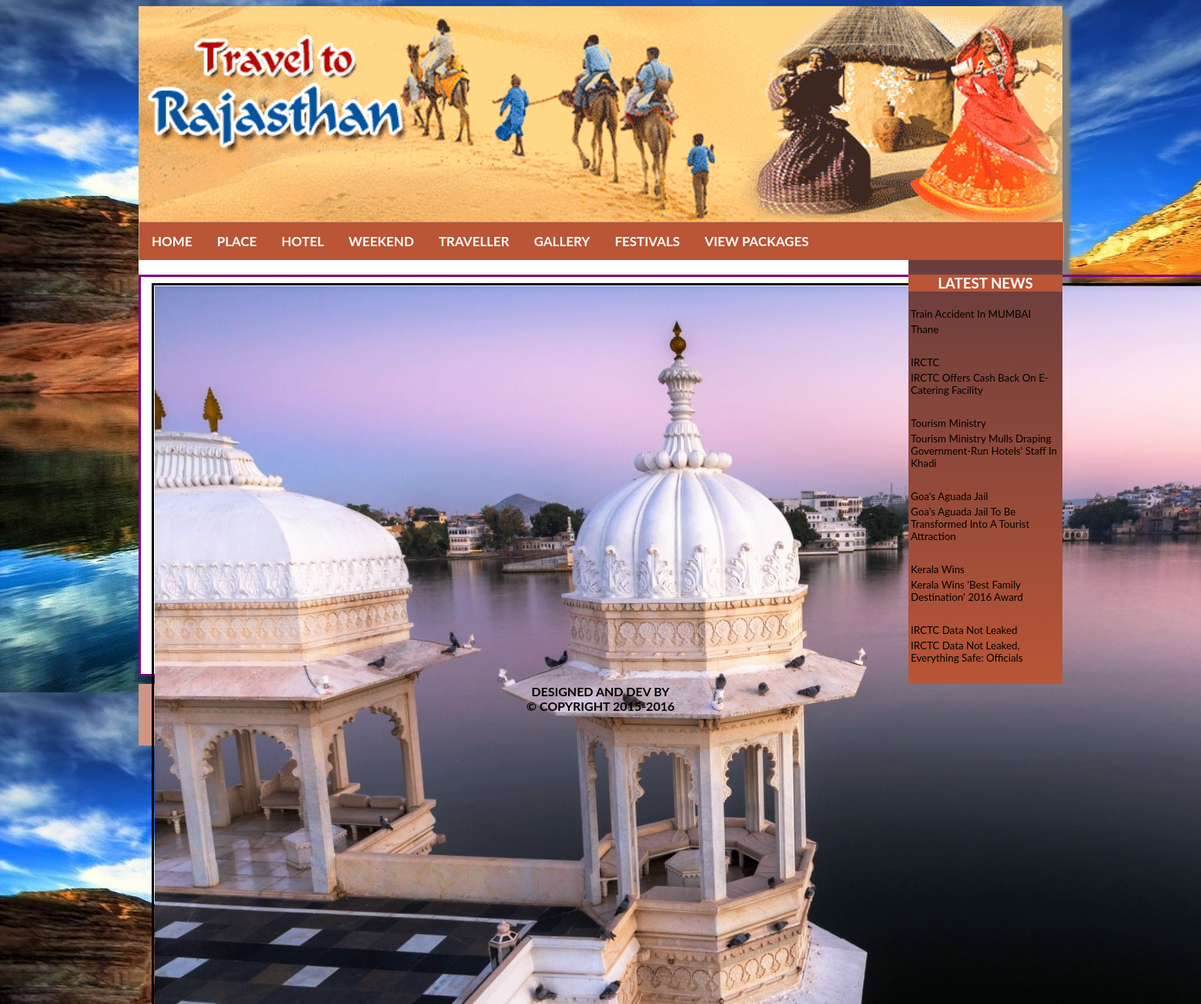
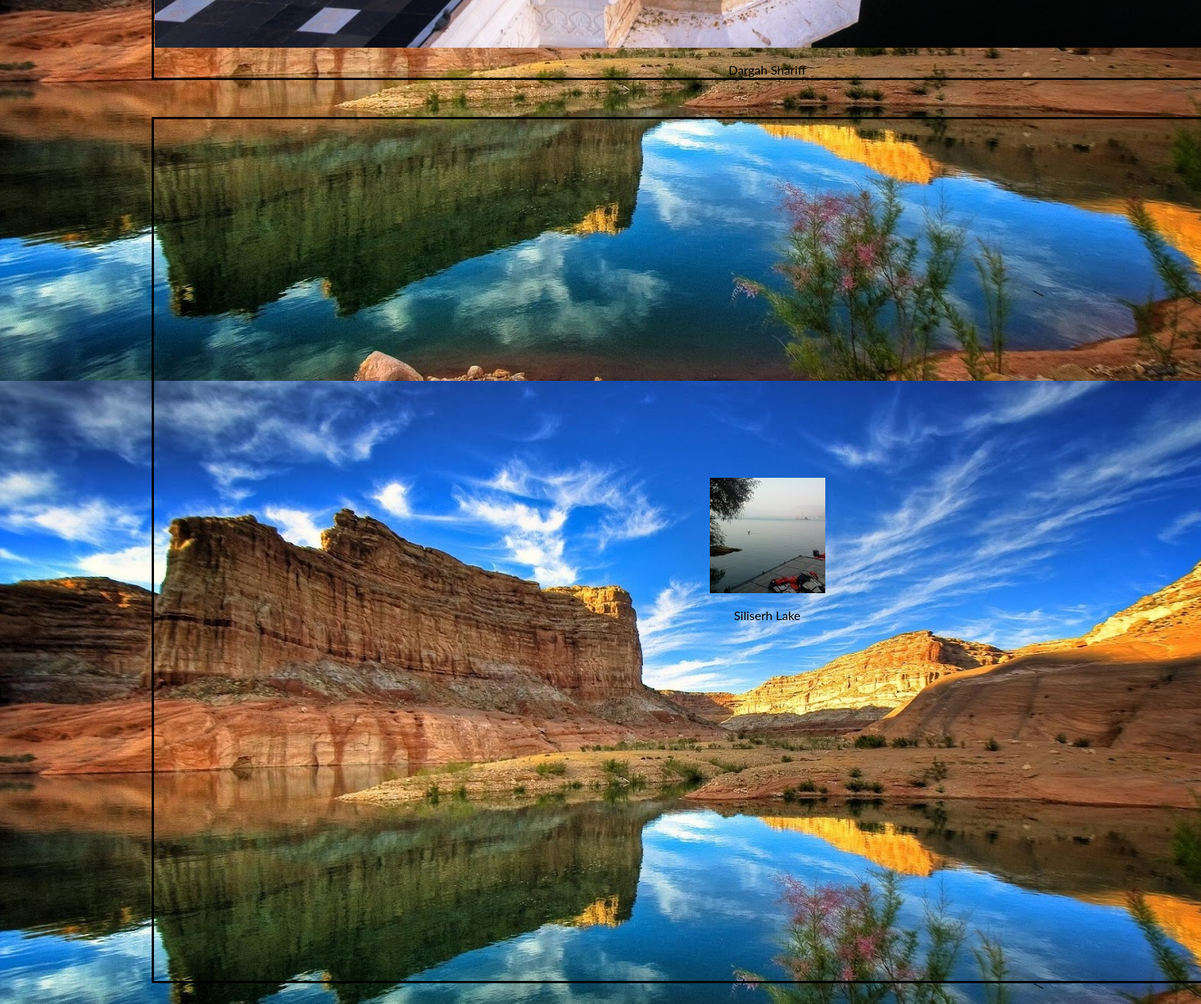
Screenshot of /tourism/user/view_weekend_place.php with the database file from the repository (2 pictures, top to bottom).
### tables this page shows
CREATE TABLE IF NOT EXISTS `add_weekend` (
  `id` int(11) NOT NULL AUTO_INCREMENT,
  `city` varchar(200) NOT NULL,
  `weekend` text NOT NULL,
  `address` varchar(30) NOT NULL,
  `Description` text NOT NULL,
  `Photo` varchar(200) NOT NULL,
  PRIMARY KEY (`id`)
);

CREATE TABLE IF NOT EXISTS `news` (
  `id` int(200) NOT NULL AUTO_INCREMENT,
  `news_name` varchar(200) NOT NULL,
  `description` varchar(200) NOT NULL,
  `photo` varchar(200) NOT NULL,
  PRIMARY KEY (`id`)
);

### tourism/user/view_weekend_place.php (the view, shortened to what this page needs)
<?php
	include('head.php');
	$r=mysql_query("select * from  add_weekend ");
	echo "<br/>
	<fieldset  style='width:900px;margin:Auto;height:500px;border:3px solid purple'>
	<table align='center'  width='100%'><tr>";
	$count=0;
	while($row=mysql_Fetch_array($r))
	{
		echo "<td align='center' style='border:3px solid black'>
		<image src='../admin/Weekend_photo/$row[5]'><br/>
		<br/>
		$row[2]
		</td><td>&nbsp;</td>";
		$count++;
		if($count==4)
		{
		echo "</tr>
		<tr><td colspan='4'>&nbsp;</td></tr>
		<tr><td colspan='4'>&nbsp;</td></tr>";
		$count=0;
		}
	}
	echo "</table></fieldset>";
	include('footer.php');
?>

### tourism/user/footer.php (shortened to what this page needs)
	</div>
					<div id='left'>
						<h3 style='background:#BA5536;color:white' ><center>LATEST NEWS</center></h3>
				<marquee direction='up' scrollamount=6>
					<table height='400px'>
						<?php
							$r=mysql_Query("select * from news");
						while($row=mysql_Fetch_array($r))
							{
								echo "<tr><td style='text-transform:capitalize;
								font-size:10pt'>",$row[1],"</td></tr>";
								echo "<tr><td style='text-transform:capitalize;
								font-size:10pt'>",$row[2],"</td></tr>";
								echo "<tr><td>&nbsp;</td></tr>";
							}
						?>
						</table>
					</marquee>
					</div>
	<div id='footer'>
			DESIGNED AND DEV BY</br>
			&copy; COPYRIGHT 2015-2016
		</div>
	</div>
</body>
</html>

### tourism/user/css/style.css (style rules this page uses)
body { background:url(../images/100.jpg); }
#left { height:auto; width:200px; background:-webkit-linear-gradient(#693D3D,#BA5536); float:right; }
#footer { clear:both; width:1200px; height:80px; background:#D09683; color:black; text-align:center; font-weight:Bold; }

### tourism/user/head.php (style rules this page uses)
body { font-family: "Lato", sans-serif; }

### rows the page displays
add_weekend: Photo (picture), weekend "Dargah Shariff"
add_weekend: Photo (picture), weekend "Siliserh Lake"
news: news_name "Train Accident In MUMBAI", description "Thane"
news: news_name "IRCTC", description "IRCTC Offers Cash Back On E-Catering Facility"
news: news_name "Tourism Ministry", description "Tourism Ministry Mulls Draping Government-Run Hotels' Staff In Khadi"
news: news_name "Goa's Aguada Jail", description "Goa's Aguada Jail To Be Transformed Into A Tourist Attraction"
news: news_name "Kerala Wins", description "Kerala Wins 'Best Family Destination' 2016 Award"
news: news_name "IRCTC Data Not Leaked", description "IRCTC Data Not Leaked, Everything Safe: Officials"
